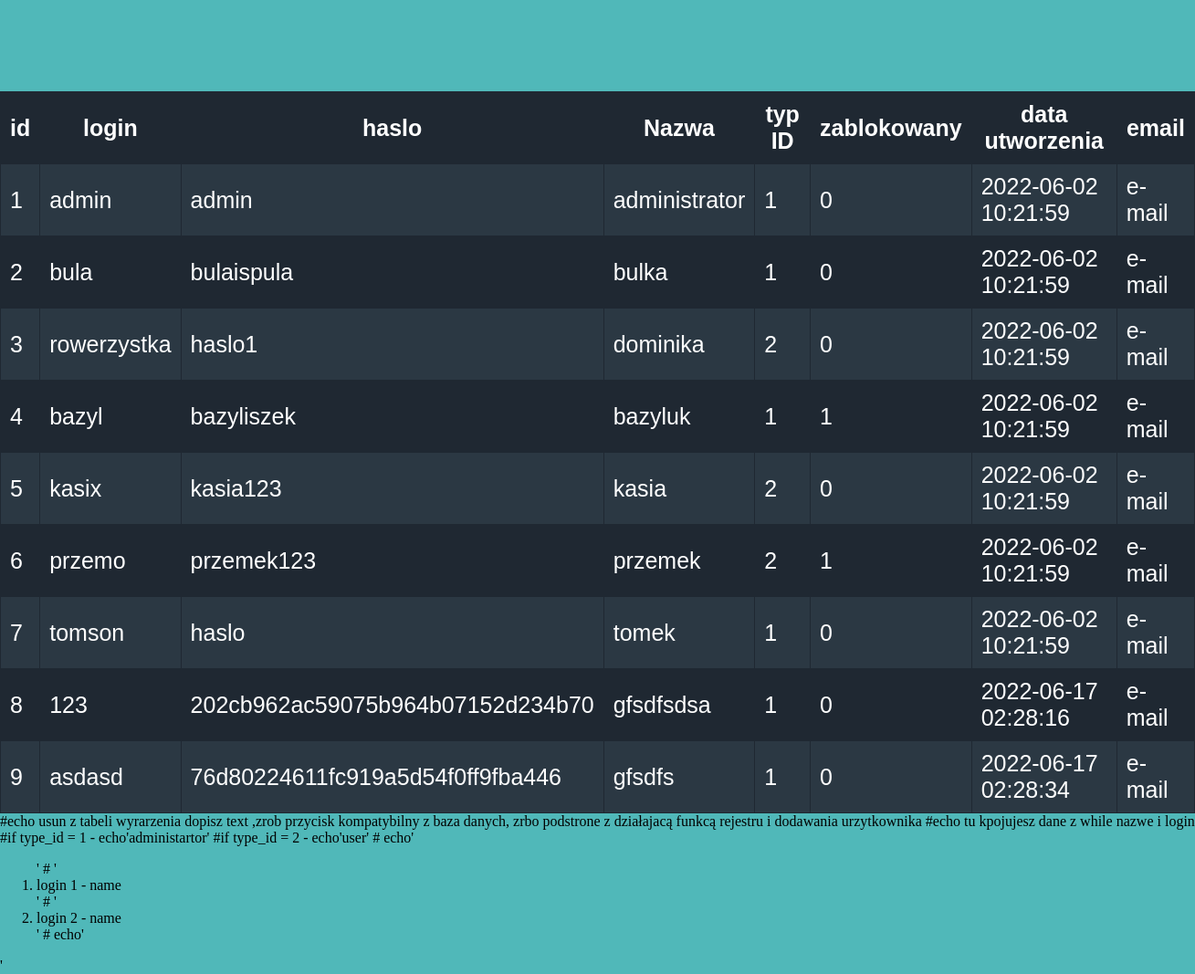
Screenshot of /Untitled-2.php with the database file from the repository.
### tables this page shows
CREATE TABLE `user_tbl` (
  `id` int(11) NOT NULL,
  `login` varchar(16) NOT NULL,
  `password` varchar(128) NOT NULL,
  `name` varchar(128) NOT NULL,
  `type_id` int(11) NOT NULL,
  `blocked` tinyint(1) NOT NULL DEFAULT 0,
  `email` varchar(64) DEFAULT NULL,
  `date_created` datetime NOT NULL
);

### Untitled-2.php (the view, shortened to what this page needs)
<!DOCTYPE html>
<html >
<head>
   <link rel="stylesheet" href="main.css?v=2">
</head>
<body>
<?php
include "db_conn.php";
$sql = "SELECT id, login, password, name, type_id, blocked, date_created, 'e-mail' FROM user_tbl";
$result = $conn->query($sql);
if ($result->num_rows > 0){
    echo    '<table class="center">';
    echo '<tr>'.
        '<th>id</th>'.
        '<th>login</th>'.
        '<th>haslo</th>'.
        '<th>Nazwa</th>'.
        '<th>typ ID</th>'.
        '<th>zablokowany</th>'.
        '<th>data utworzenia</th>'.
        '<th>email</th></tr>';
        while($row = mysqli_fetch_assoc($result)){
            echo '<tr>';
            echo '<td>'.$row["id"].'</td>'.
                 '<td>'.$row["login"].'</td>'.
                 '<td>'.$row["password"].'</td>'.
                 '<td>'.$row["name"].'</td>'.
                 '<td>'.$row["type_id"].'</td>'.
                 '<td>'.$row["blocked"].'</td>'.
                 '<td>'.$row["date_created"].'</td>'.
                 '<td>'.$row["e-mail"].'</td>';
            echo '</tr>';
        }
    echo '</table>';
}
else {
    echo "0 results";
}
?>
#echo usun z tabeli wyrarzenia dopisz text ,zrob przycisk kompatybilny z baza danych, zrbo podstrone z działajacą funkcą rejestru i dodawania urzytkownika
#echo tu kpojujesz dane z while nazwe i login
#if type_id = 1 - echo'administartor'
#if type_id = 2 - echo'user'
# echo'<ol>'
#       '<li>login 1 - name</li>'
#      '<li>login 2 - name</li>'
#   echo'</ol>'
</body>
</html>

### main.css (style rules this page uses)
body { margin: 0; background-color:rgb(80, 184, 185); }
.center { margin: 0; margin-top: 100px; margin-left: auto; margin-right: auto; margin-bottom: auto; }
table,th,td { border: 1px solid rgb(31, 40, 50); font-size: 25px; border-collapse: collapse; color:white; font-family:sans-serif; padding: 10px; }
tr:nth-child(even) { background-color:rgb(43,56,67); }
tr:nth-child(odd) { background-color: rgb(31,40,50); }

### rows the page displays
user_tbl: id "1", login "admin", password "admin", name "administrator", type "1", blocked "0", date_created "2022-06-02 10:21:59", e "e-mail"
user_tbl: id "2", login "bula", password "bulaispula", name "bulka", type "1", blocked "0", date_created "2022-06-02 10:21:59", e "e-mail"
user_tbl: id "3", login "rowerzystka", password "haslo1", name "dominika", type "2", blocked "0", date_created "2022-06-02 10:21:59", e "e-mail"
user_tbl: id "4", login "bazyl", password "bazyliszek", name "bazyluk", type "1", blocked "1", date_created "2022-06-02 10:21:59", e "e-mail"
user_tbl: id "5", login "kasix", password "kasia123", name "kasia", type "2", blocked "0", date_created "2022-06-02 10:21:59", e "e-mail"
user_tbl: id "6", login "przemo", password "przemek123", name "przemek", type "2", blocked "1", date_created "2022-06-02 10:21:59", e "e-mail"
user_tbl: id "7", login "tomson", password "haslo", name "tomek", type "1", blocked "0", date_created "2022-06-02 10:21:59", e "e-mail"
user_tbl: id "8", login "123", password "202cb962ac59075b964b07152d234b70", name "gfsdfsdsa", type "1", blocked "0", date_created "2022-06-17 02:28:16", e "e-mail"
user_tbl: id "9", login "asdasd", password "76d80224611fc919a5d54f0ff9fba446", name "gfsdfs", type "1", blocked "0", date_created "2022-06-17 02:28:34", e "e-mail"
